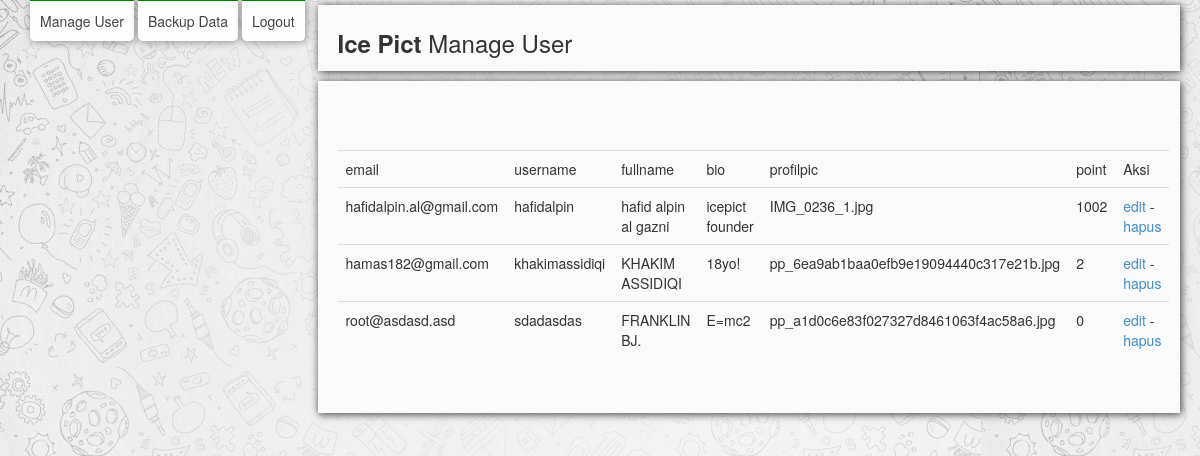
/admin/manage_user.php (signed in), run on the app's committed database.
### tables this page shows
CREATE TABLE IF NOT EXISTS `user` (
  `id_user` int(50) NOT NULL AUTO_INCREMENT,
  `email` varchar(50) NOT NULL,
  `email_status` varchar(10) NOT NULL DEFAULT 'unverified',
  `password` varchar(50) NOT NULL,
  `username` varchar(32) NOT NULL,
  `fullname` varchar(50) NOT NULL,
  `bio` text NOT NULL,
  `profilpic` varchar(50) NOT NULL DEFAULT 'default.jpg',
  `reg_date` datetime NOT NULL,
  `ver_code` varchar(40) DEFAULT NULL,
  `forgot_key` varchar(40) DEFAULT NULL,
  `setting` varchar(1000) NOT NULL DEFAULT '{"private_account":true, "premium_account":false, "official_account":false}',
  `status` varchar(10) NOT NULL,
  `point` int(8) NOT NULL DEFAULT '0',
  PRIMARY KEY (`id_user`)
);

### admin/manage_user.php (the view, shortened to what this page needs)
<?php require_once('../Connections/konek.php'); ?>
<?php
$maxRows_manage_user = 10;
$pageNum_manage_user = 0;
$startRow_manage_user = $pageNum_manage_user * $maxRows_manage_user;
$query_manage_user = "SELECT * FROM `user`";
$query_limit_manage_user = sprintf("%s LIMIT %d, %d", $query_manage_user, $startRow_manage_user, $maxRows_manage_user);
$manage_user = mysql_query($query_limit_manage_user, $konek) or die(mysql_error());
$row_manage_user = mysql_fetch_assoc($manage_user);
?>
<!DOCTYPE html PUBLIC "-//W3C//DTD XHTML 1.0 Transitional//EN" "http://www.w3.org/TR/xhtml1/DTD/xhtml1-transitional.dtd">
<html xmlns="http://www.w3.org/1999/xhtml">
<head>
<link rel="stylesheet" href="../assets/css/bootstrap.min.css">
	<link rel="stylesheet" href="../assets/css/style.css">
</head>
<body>
	<div class="nav nav-bars">
		<ul class="pull-right">
			<li><a href="manage_user.php">Manage User</a></li>
            <li><a href="backup.php">Backup Data</a></li>
			<li><a href="logout.php">Logout</a></li>
		</ul>
	</div>
    <div class="main-content">
		<div class="row">
			<div class="col-md-9 col-md-offset-3">
				<div class="row bg-dark photo padding">
			  <div class="col-md-12">
						<h3><strong>Ice Pict </strong>Manage User</h3>
				  </div>
				</div>
        <div class="row bg-dark photo padding">
					<div class="col-md-12">
<div class="row">
<div class="col-md-1">
                            </div>
<div class="col-md-9">
							</div>
</div>
						<div class="row">
						  <div class="col-md-12">
							</div>
						</div>
						<br/>
                        <div class="row">
						  <div class="col-md-10 pull-left">
							</div>
						</div>
                        <div class="row">
						  <div class="col-md-12">
                            </div>
</div>
</head>
<body>
<table class="table" width="100%">
  <tr>
    <td>email</td>
    <td>username</td>
    <td>fullname</td>
    <td>bio</td>
    <td>profilpic</td>
    <td>point</td>
    <td>Aksi</td>
  </tr>
  <?php do { ?>
    <tr>
      <td><?php echo $row_manage_user['email']; ?></td>
      <td><?php echo $row_manage_user['username']; ?></td>
      <td><?php echo $row_manage_user['fullname']; ?></td>
      <td><?php echo $row_manage_user['bio']; ?></td>
      <td><?php echo $row_manage_user['profilpic']; ?></td>
      <td><?php echo $row_manage_user['point']; ?></td>
      <td><a href="edit_user.php?id=<?php echo $row_manage_user['id_user']; ?>">edit</a> - <a href="hapus_user.php?id=<?php echo $row_manage_user['id_user']; ?>">hapus</a></td>
    </tr>
    <?php } while ($row_manage_user = mysql_fetch_assoc($manage_user)); ?>
</table>
<p>&nbsp;</p>
</body>
</html>

### assets/css/style.css (style rules this page uses)
body { background-image: url('../img/bg-download_W.jpg'); background-attachment: fixed; }
.bg-dark { background-color: #fafafa; }
.photo { box-shadow: 1px 1px 8px rgba(0,0,0,.8); margin-bottom: 10px; }
.row { padding: 5px; margin-right: 0px; margin-left: 0px; }
.nav { margin-left: -10px; margin-top: 11px; position: fixed; }
.nav li { display: inline; padding: 10px; background-color: #fefefe; border-radius: 0px 0px 5px 5px; border-top: 3px solid green; box-shadow: 1px 1px 8px rgba(0,0,0,.4); }
.nav li a { color: #444; }
.padding { padding: 5px; }

### data on the page
user: email "hafidalpin.al@gmail.com", username "hafidalpin", fullname "hafid alpin al gazni", bio "icepict founder", profilpic "IMG_0236_1.jpg", point "1002"
user: email "hamas182@gmail.com", username "khakimassidiqi", fullname "KHAKIM ASSIDIQI", bio "18yo!", profilpic "pp_6ea9ab1baa0efb9e19094440c317e21b.jpg", point "2"
user: email "root@asdasd.asd", username "sdadasdas", fullname "FRANKLIN BJ.", bio "E=mc2", profilpic "pp_a1d0c6e83f027327d8461063f4ac58a6.jpg", point "0"
